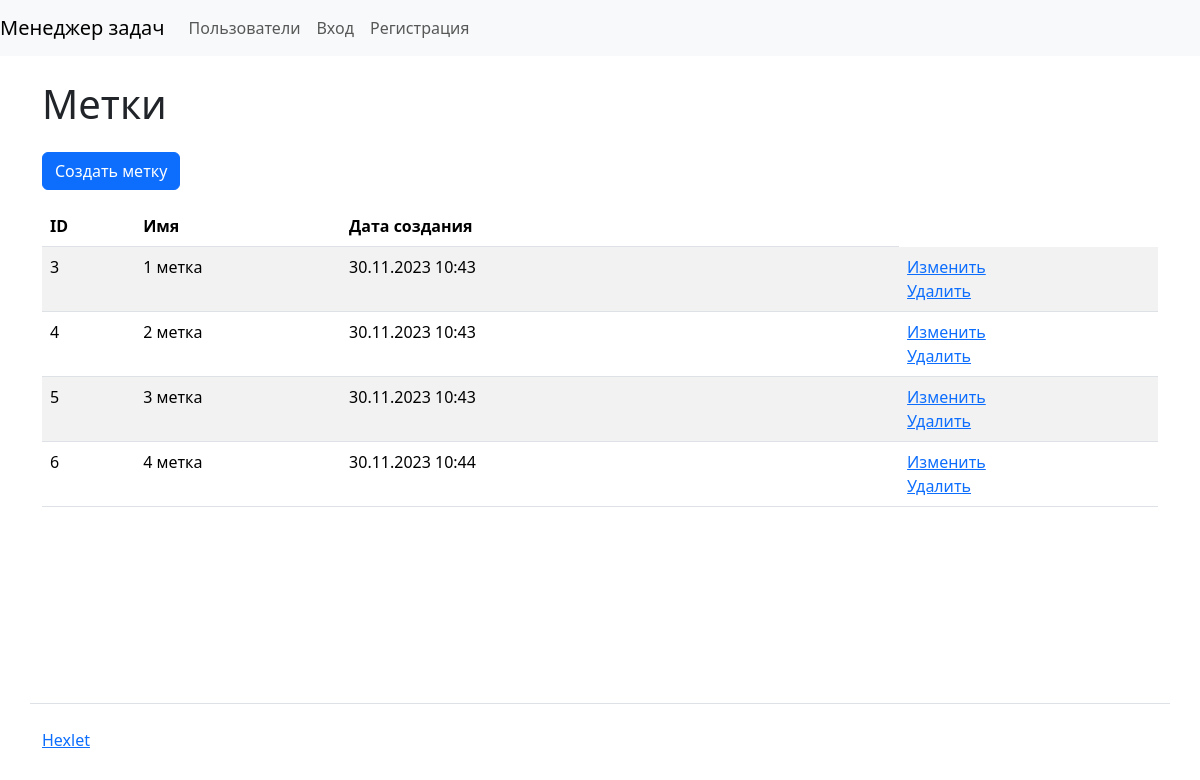
Screenshot of /labels/ with the database file from the repository.
### task_manager/labels/models.py (models this page shows, shortened)
class Label(models.Model):
    name = models.CharField(max_length=250, unique=True)
    created_at = models.DateTimeField(auto_now_add=True)

### task_manager/labels/views.py (the view)
# urls.py: path('', IndexLabelsView.as_view(), name="label_index"),
class IndexLabelsView(ListView):
    def get(self, request, *args, **kwargs):
        labels = Label.objects.all()
        return render(request, 'labels/label.html', {
            'labels': labels
        })

### task_manager/templates/labels/label.html (shortened to what this page needs)
{% extends 'base.html' %}
{% load django_bootstrap5 %}
{% load i18n %}
{% block content %}
      <h1 class="my-4">{% trans 'Labels' %}</h1>
<a class="btn btn-primary mb-3" href="{% url 'labels_create'%}">Создать метку</a>
        <table class="table table-striped">
          <thead class="thead-dark">
            <tr>
              <th>ID</th>
              <th>{% trans 'Name' %}</th>
              <th class="col-6">{% trans 'Date of creation' %}</th>
            </tr>
          </thead>
          <tbody>
          {% for label in labels %}
            <tr class="align-baseline">
              <td>{{ label.id }}</td>
              <td>{{ label.name }}</td>
              <td>{{ label.created_at|date:"d.m.Y H:i" }}</td>
              <td>
                <a href="{% url 'labels_update' pk=label.pk %}">{% trans 'Edit' %}</a>
                <br>
                <a href="{% url 'labels_delete' pk=label.pk %}" >{% trans 'Delete' %}</a>
              </td>
            </tr>
          {% endfor %}
     </tbody>
        </table>
{% endblock %}

### rows the page displays
Label: id "3", name "1 метка", created_at "30.11.2023 10:43"
Label: id "4", name "2 метка", created_at "30.11.2023 10:43"
Label: id "5", name "3 метка", created_at "30.11.2023 10:43"
Label: id "6", name "4 метка", created_at "30.11.2023 10:44"
